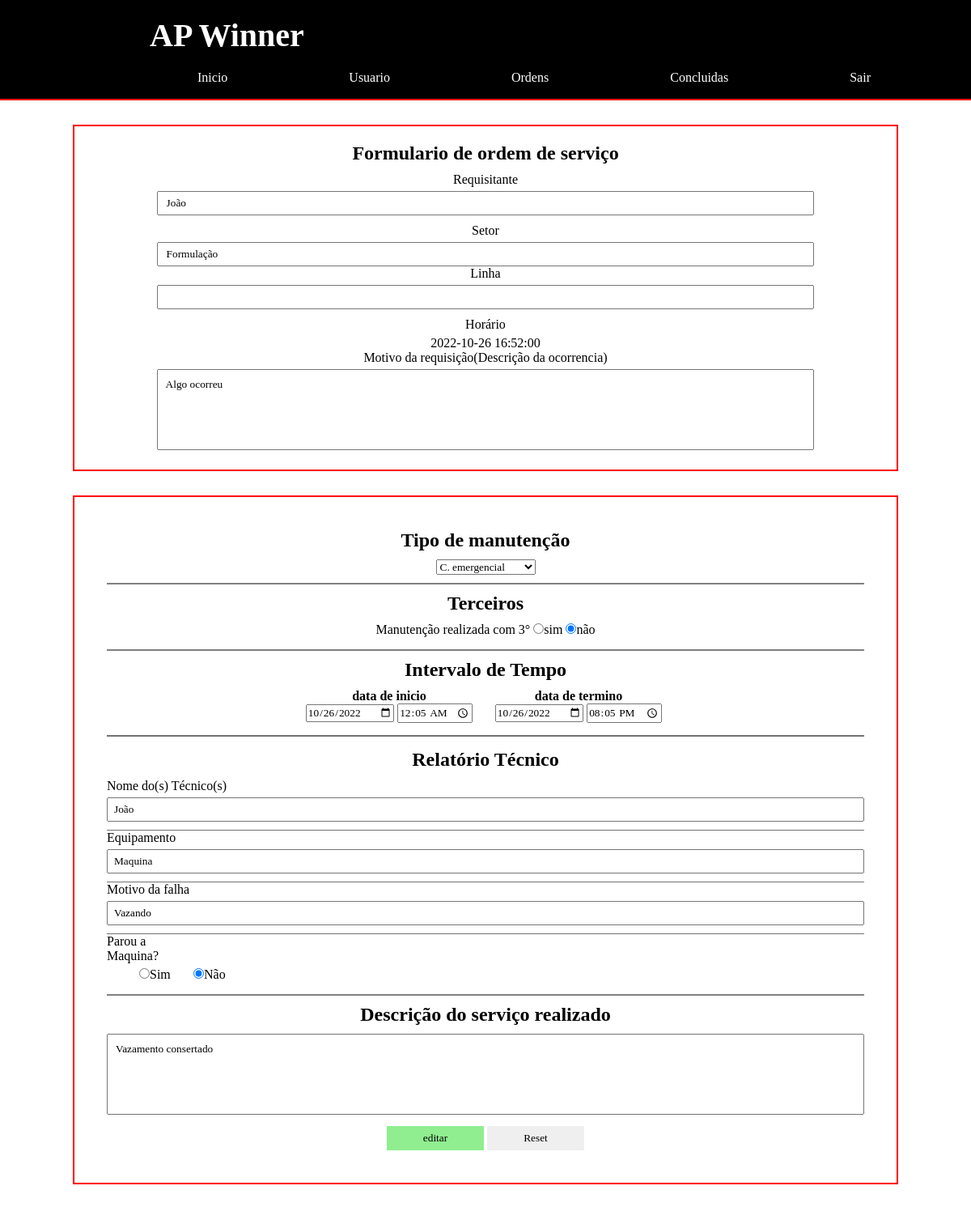
Screenshot of /editar.php?id=28 (signed in) with the database file from the repository.
### tables this page shows
CREATE TABLE `ordemservico` (
  `id` int(11) NOT NULL,
  `nomeRequisitante` varchar(80) NOT NULL,
  `setor` varchar(25) NOT NULL,
  `linhaProducao` varchar(40) DEFAULT NULL,
  `dataRequisicao` datetime NOT NULL,
  `descricaoRequisicao` text NOT NULL,
  `concluido` int(1) NOT NULL DEFAULT 0,
  `id_relatorioTecnico` int(11) DEFAULT NULL
);

CREATE TABLE `relatoriotecnico` (
  `id` int(11) NOT NULL,
  `id_requisicao` int(11) NOT NULL,
  `tipoManutencao` varchar(30) NOT NULL,
  `nomeManutencao` text NOT NULL,
  `dataInicio` datetime NOT NULL,
  `dataTermino` datetime NOT NULL,
  `parteProblema` varchar(100) NOT NULL,
  `motivoProblema` text NOT NULL,
  `solucao` text NOT NULL,
  `tempoParada` time DEFAULT NULL,
  `nomeTerceiros` varchar(100) DEFAULT NULL
);

### editar.php (called while the page is built, shortened)
<?php include 'parts/header.php';?>
<?php
    include 'php/mostra_dados_req.php';
    include 'php/mostra_dados_manutencao.php';
?>
<?php
    include 'parts/footer.php';
?>

### php/mostra_dados_manutencao.php (the view, shortened to what this page needs)
<?php
    include 'config.php';
    $id = $_GET['id'];
    $sql = "SELECT * FROM `relatoriotecnico` WHERE id_requisicao = $id LIMIT 1";
    $result = mysqli_query($conn, $sql);
    $linha = mysqli_fetch_array($result);
    $dataI= explode(" ",$linha['dataInicio']);
    $dataT= explode(" ",$linha['dataTermino']);
?>
<div class="OS">
<form class="relatorio" method="POST" action="php/edita_requisicao.php" id="relatorio">
        <div class="Tipo_manutencao">
            <h2>Tipo de manutenção</h2>
            <select name="tipo_manutencao[]">
                <option value="C. emergencial" <?php $linha['tipoManutencao']=='C. emergencial'?print('selected'):print('');?>>C. emergencial</option>
            </select>
        </div>
        <div class="terceiros">
            <h2>Terceiros</h2>
                <div>
                    <label>Manutenção realizada com 3°</label>
                    <input type="radio" id="sim_t" value="sim_t" name="opt" <?php $linha['nomeTerceiros']!=""?print('checked'):''?>><label>sim</label>
                    <input type="radio" id="nao_t" value="nao_t" name="opt" <?php $linha['nomeTerceiros']==""?print('checked'):''?>><label>não</label>
                </div>
        </div>
        <div class="tempoRequisicao">
            <h2>Intervalo de Tempo</h2>
            <div>
                <h4>data de inicio</h4>
                <input type="date" name="dataInicio" id="dataInicio" value="<?php echo($dataI[0])?>">
                <input type="time" name="horaInicio" id="horaInicio" value="<?php echo($dataI[1])?>">
            </div>
            <div>
                <h4>data de termino</h4>
                <input type="date" name="dataTermino" id="dataTermino" value="<?php echo($dataT[0])?>">
                <input type="time" name="horaTermino" id="horaTermino" value="<?php echo($dataT[1])?>">
            </div>
		</div>
        <div class="relatorio_tecnico">
            <h2>Relatório Técnico</h2>
            <div class="topico">
                <label>Nome do(s) Técnico(s)</label>
                <input type="text" name="nome_funcionario" value="<?php echo $linha['nomeManutencao']?>">
            </div>
            <div class="topico">
                <label>Equipamento</label>
                <input type="text" name="equipamento" value="<?php echo $linha['parteProblema']?>">
            </div>
            <div class="topico">
                <label>Motivo da falha</label>
                <input type="text" name="motivo_falha" value="<?php echo $linha['motivoProblema']?>">
            </div>
            <div class="parada_maquina">
                <label>Parou a Maquina?</label>
                <div class="conteiner-parada">
                    <input type="radio" id="sim_p" name="h_parada" value="sim_p" <?php $linha['tempoParada']!="00:00:00"?print('checked'):''?>><label>Sim</label>
                    <input type="radio" id="nao_p" name="h_parada" value="nao_p" <?php $linha['tempoParada']=="00:00:00"?print('checked'):''?>><label>Não</label>
                </div>
            </div>
        </div>
        <div class="descricao-servico">
            <h2>Descrição do serviço realizado</h2>
            <textarea placeholder="digite aqui..." name="solucao"><?php echo $linha['solucao']?></textarea>
        </div>
        <div class="actions">
            <input type="submit" id="enviar" value="editar">
            <input type="reset">
        </div>
    </form>
</div>

### php/mostra_dados_req.php (shortened to what this page needs)
<?php
    include 'config.php';
    $id = $_GET['id'];
    $sql = "SELECT * FROM `ordemservico` WHERE id = $id LIMIT 1";
    $result = mysqli_query($conn, $sql);
    $linha = mysqli_fetch_array($result);
?>
	<section class="requisitante">
		<form>
			<h2>Formulario de ordem de serviço</h2>
			<div class="setor">
				<div><label>Requisitante</label></div>
				<div><input type="text" name="nome" value="<?php echo $linha['nomeRequisitante']?>" readonly></div>
			</div>
			<div class="setor">
				<div><label>Setor</label></div>
				<div><input type="text" name="nome" value="<?php echo $linha['setor']?>" readonly></div>
				<div><label>Linha</label></div>
				<div><input type="text" name="nome" value="<?php echo $linha['linhaProducao']?>" readonly></div>
			</div>
            <div>
                <div><label>Horário</label></div>
                <div><?php echo $linha['dataRequisicao']?></div>
            </div>
			<div class="setor">
				<div><label>Motivo da requisição(Descrição da ocorrencia)</label></div>
				<div><textarea name="descricao" id="descricao" readonly><?php echo $linha['descricaoRequisicao']?></textarea></div>
			</div>
		</form>
	</section>

### css/style.css (style rules this page uses)
* { margin:0; padding:0; font-family: calibri; box-sizing: border-box; }
form { box-sizing: border-box; width:85%; margin: 20px auto; text-align: center; border: 2px solid red; padding-top: 20px; padding-bottom: 10px; }
form h2 { padding-bottom: 10px; }
form .setor, form .data { padding-bottom: 10px; }
form label { display: inline-block; padding-bottom: 5px; }
form input[type=text][name=nome] { width: 80%; height: 30px; box-sizing: border-box; padding: 10px; }
form textarea { width: 80%; height: 100px; box-sizing: border-box; padding: 10px; resize: none; }
form input[type=submit], form input[type=reset] { margin-top: 10px; width: 120px; height: 30px; }
form input[type=submit] { background-color: lightgreen; border: 0; transition: 0.7s; }
form input[type=reset] { border: 0; transition: 0.7s; }
section.requisitante { width: 100%; max-width: 1280px; margin: 30px auto; }
.OS { width: 100%; max-width: 1280px; margin: 30px auto; }
form.relatorio { padding: 40px; }
.OS .Tipo_manutencao, .terceiros, .relatorio_tecnico { margin-bottom: 10px; padding-bottom: 10px; border-bottom: 2px solid gray; }
.relatorio_tecnico h2 { text-align: center; }
.relatorio_tecnico { text-align: left; }
.relatorio_tecnico label { width: 150px; }
.parada_maquina label { width: 50px; }
.relatorio_tecnico input[type=text] { width: 100%; height: 30px; line-height: 30px; padding-left: 7px; }
.topico { padding-bottom: 10px; border-bottom: 1px solid rgb(114, 114, 114); }
.relatorio_tecnico .conteiner-parada { padding: 0 40px; }
.OS textarea { width: 100%; }
.tempoRequisicao { padding-bottom: 15px; margin-bottom:15px; border-bottom: 2px solid rgb(114, 114, 114); }
.tempoRequisicao > div { width: 25%; text-align: center; display: inline-block; margin-left: -4px; }

### rows the page displays
ordemservico: nome "João", nome "Formulação", dataRequisicao "2022-10-26 16:52:00", descricao "Algo ocorreu"
relatoriotecnico: dataInicio "10/26/2022", horaInicio "00:05:00", dataTermino "10/26/2022", horaTermino "20:05:00", nome_funcionario "João", equipamento "Maquina", motivo_falha "Vazando", solucao "Vazamento consertado"
